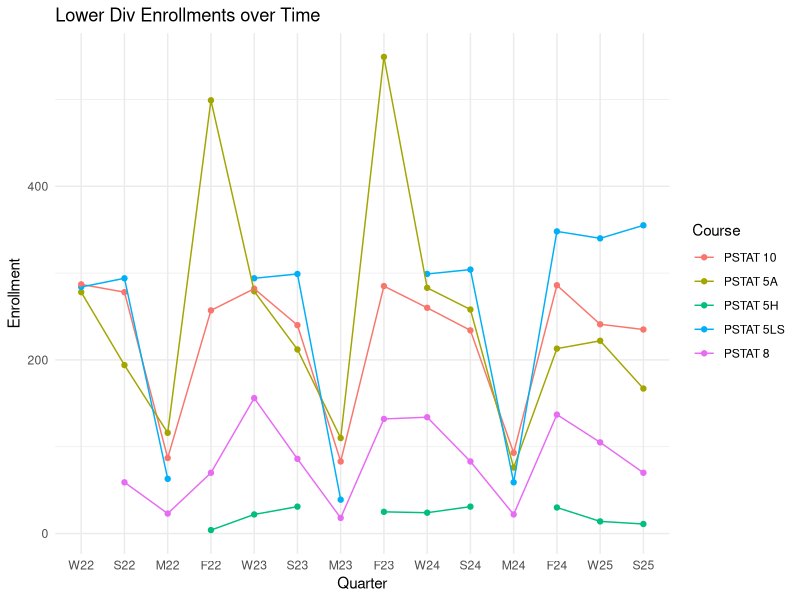

This figure's R source:
## ---- chunk 1
#| message: False

library(tidyverse)
library(reshape2)
## ---- chunk 2
enrollments <- read.csv("data/enrollments.csv")
## ---- chunk 3
## Step 1: create a vector to store the names of the lower-div courses
lwr_div <- c("PSTAT 5A", "PSTAT 5LS", "PSTAT 5H", "PSTAT 8", "PSTAT 10")

## Step 2: Filter
lwr_div_courses <- enrollments %>% filter(Course %in% lwr_div)
## ---- chunk 4
lwr_div_molten <- lwr_div_courses %>%
  melt(
    id.vars = c("Course", "Title"),
    variable.name = "Quarter",
    value.name = "Enrollment"
  )

lwr_div_molten %>% head()
## ---- chunk 5
#| warning: False

lwr_div_molten %>% ggplot(aes(x = Quarter, y = Enrollment)) + 
  geom_point(aes(colour = Course)) +
  geom_line(aes(colour = Course, group = Course)) +
  theme_minimal() +
  scale_x_discrete(limits = rev) +
  ggtitle("Lower Div Enrollments over Time") 
